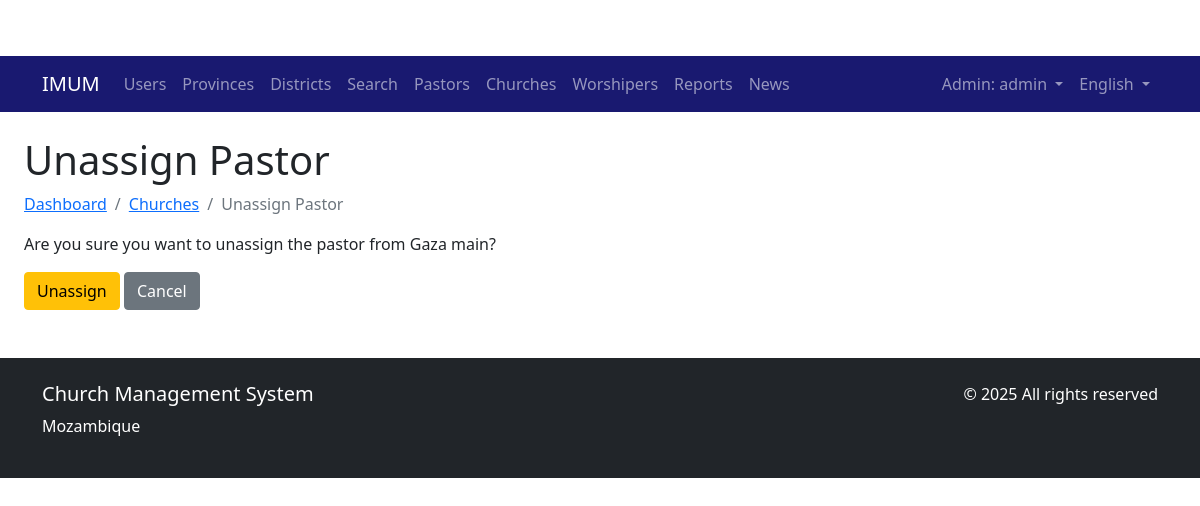
The app's page /churches/5/unassign/ (signed in) with its own data.
### church/models.py (models this page shows, shortened)
class User(AbstractUser):
    ROLE_CHOICES = (
        ('ADMIN', _('Admin')),
        ('MAIN_REVEREND', _('Main Reverend')),
        ('PASTOR', _('Pastor')),
    )
    GENDER_CHOICES = (
        ('M', _('Male')),
        ('F', _('Female')),
        ('O', _('Other')),
    )
    PASTOR_CATEGORY_CHOICES = (
        ('DEACON', _('Deacon')),
        ('PROBATIONARY', _('Probationary')),
        ('PRESBYTER', _('Presbyter')),
    )
    role = models.CharField(max_length=20, choices=ROLE_CHOICES, default='PASTOR')
    phone_number = models.CharField(max_length=20, blank=True, null=True)
    profile_picture = models.ImageField(upload_to='profile_pics/', blank=True, null=True)
    address = models.TextField(blank=True, null=True)
    gender = models.CharField(max_length=1, choices=GENDER_CHOICES, blank=True, null=True)
    date_of_birth = models.DateField(blank=True, null=True)
    created_by = models.ForeignKey(
        'self',
        on_delete=models.SET_NULL,
        null=True,
        blank=True,
        related_name='created_users',
        verbose_name=_('Created By')
    )
    groups = models.ManyToManyField(
        Group,
        verbose_name=_('groups'),
        blank=True,
        help_text=_(
            'The groups this user belongs to. A user will get all permissions '
            'granted to each of their groups.'
        ),
        related_name="church_user_set",
        related_query_name="church_user",
    )
    user_permissions = models.ManyToManyField(
        Permission,
        verbose_name=_('user permissions'),
        blank=True,
        help_text=_('Specific permissions for this user.'),
        related_name="church_user_set",
        related_query_name="church_user",
    )
    pastor_category = models.CharField(
        max_length=20,
        choices=PASTOR_CATEGORY_CHOICES,
        null=True,
        blank=True,
        verbose_name=_('Pastor Category')
    )
    class Meta:
        verbose_name = _('user')
        verbose_name_plural = _('users')

class Church(models.Model):
    name = models.CharField(max_length=200)
    district = models.ForeignKey(District, on_delete=models.CASCADE, related_name='churches')
    pastor = models.ForeignKey(User, on_delete=models.SET_NULL, null=True, blank=True,
                             limit_choices_to={'role': 'PASTOR'}, related_name = 'churches')
    address = models.TextField()
    established_date = models.DateField()
    class Meta:
        verbose_name = _('Church')
        verbose_name_plural = _('Churches')
        ordering = ['name']

### church/views.py (the view, shortened to what this page needs)
# urls.py: path('churches/<int:church_id>/unassign/', views.unassign_pastor, name='unassign_pastor'),
@user_passes_test(admin_required)
def unassign_pastor(request, church_id):
    church = get_object_or_404(Church, id=church_id)
    return render(request, 'church/reverend/pastor_unassign_confirm.html', {'church': church})

### church/views.py (called while the page is built)
def admin_required(user):
    return user.is_authenticated and (user.is_superuser or user.role == 'ADMIN')

### templates/church/reverend/pastor_unassign_confirm.html (shortened to what this page needs)
{% extends "church/base.html" %}
{% load i18n %}
{% block content %}
<div class="container-fluid">
    <h1>{% trans "Unassign Pastor" %}</h1>
    <nav aria-label="breadcrumb">
        <ol class="breadcrumb">
            <li class="breadcrumb-item"><a href="{% url 'church:dashboard' %}">{% trans "Dashboard" %}</a></li>
            <li class="breadcrumb-item"><a href="{% url 'church:church_list' %}">{% trans "Churches" %}</a></li>
            <li class="breadcrumb-item active">{% trans "Unassign Pastor" %}</li>
        </ol>
    </nav>
    <p>{% trans "Are you sure you want to unassign the pastor from" %} {{ church.name }}?</p>
    <form method="post">
        <button type="submit" class="btn btn-warning">{% trans "Unassign" %}</button>
        <a href="{% url 'church:church_list' %}" class="btn btn-secondary">{% trans "Cancel" %}</a>
    </form>
</div>
{% endblock %}

### templates/church/base.html (shortened to what this page needs)
<!DOCTYPE html>
{% load i18n static %}
<html lang="{% if LANGUAGE_CODE %}{{ LANGUAGE_CODE }}{% else %}en{% endif %}">
<head>
    <link href="https://cdn.jsdelivr.net/npm/bootstrap@5.1.3/dist/css/bootstrap.min.css" rel="stylesheet">
    <link rel="stylesheet" href="https://cdn.jsdelivr.net/npm/bootstrap-icons@1.8.1/font/bootstrap-icons.css">
    <link rel="stylesheet" href="{% static 'css/custom.css' %}">
</head>
<body>
    <nav class="navbar navbar-expand-lg navbar-dark" style="background-color: #191970;">
        <div class="container">
            <a class="navbar-brand" href="{% url 'church:dashboard' %}">IMUM</a>
            <div class="collapse navbar-collapse" id="navbarNav">
                <ul class="navbar-nav me-auto">
                    {% if user.is_authenticated %}
                        {% if user.is_superuser or user.role == 'ADMIN' %}
                            <li class="nav-item">
                                <a class="nav-link" href="{% url 'church:user_list' %}">{% trans "Users" %}</a>
                            </li>
                            <li class="nav-item">
                                <a class="nav-link" href="{% url 'church:province_list' %}">{% trans "Provinces" %}</a>
                            </li>
                            <li class="nav-item">
                                <a class="nav-link" href="{% url 'church:district_list' %}">{% trans "Districts" %}</a>
                            </li>
                            <li class="nav-item">
                                <a class="nav-link" href="{% url 'church:search' %}">{% trans "Search" %}</a>
                            </li>
                        {% endif %}
                        {% if user.is_superuser or user.role == 'ADMIN' or user.role == 'MAIN_REVEREND' %}
                            <li class="nav-item">
                                <a class="nav-link" href="{% url 'church:pastor_list' %}">{% trans "Pastors" %}</a>
                            </li>
                            <li class="nav-item">
                                <a class="nav-link" href="{% url 'church:church_list' %}">{% trans "Churches" %}</a>
                            </li>
                        {% endif %}
                        <li class="nav-item">
                            <a class="nav-link" href="{% url 'church:worshiper_list' %}">{% trans "Worshipers" %}</a>
                        </li>
                        <li class="nav-item">
                            <a class="nav-link" href="{% url 'church:reports' %}">{% trans "Reports" %}</a>
                        </li>
                        <li class="nav-item">
                            <a class="nav-link" href="{% url 'church:news_list' %}">{% trans "News" %}</a>
                        </li>
                    {% endif %}
                </ul>
                <ul class="navbar-nav">
                    {% if user.is_authenticated %}
                        <li class="nav-item dropdown">
                            <a class="nav-link dropdown-toggle" href="#" id="navbarDropdown" role="button" data-bs-toggle="dropdown">
                                {{ user.get_role_display }}: {{ user.username }}
                            </a>
                        </li>
                    {% else %}
                        <li class="nav-item">
                            <a class="nav-link" href="{% url 'church:login' %}">{% trans "Login" %}</a>
                        </li>
                    {% endif %}
                    <li class="nav-item dropdown">
                        <a class="nav-link dropdown-toggle" href="#" id="languageDropdown" role="button" data-bs-toggle="dropdown">
                            {% if LANGUAGE_CODE == 'pt' %}Português{% else %}English{% endif %}
                        </a>
                    </li>
                </ul>
            </div>
        </div>
    </nav>
    <div class="container-fluid mt-4">
        {% block content %}
        {% endblock %}
    </div>
    <footer class="bg-dark text-white py-4 mt-5">
        <div class="container">
            <div class="row">
                <div class="col-md-6">
                    <h5>{% trans "Church Management System" %}</h5>
                    <p>{% trans "Mozambique" %}</p>
                </div>
                <div class="col-md-6 text-md-end">
                    <p>&copy; {% now "Y" %} {% trans "All rights reserved" %}</p>
                </div>
            </div>
        </div>
    </footer>
</body>
</html>

### static/css/custom.css (style rules this page uses)
:root { --primary-color: #B22222; --secondary-color: #191970; }
body { padding-top: 56px; }
.navbar { background-color: var(--secondary-color) !important; }

### records on screen
User: role "Admin", username "admin"
Church: name "Gaza main"
